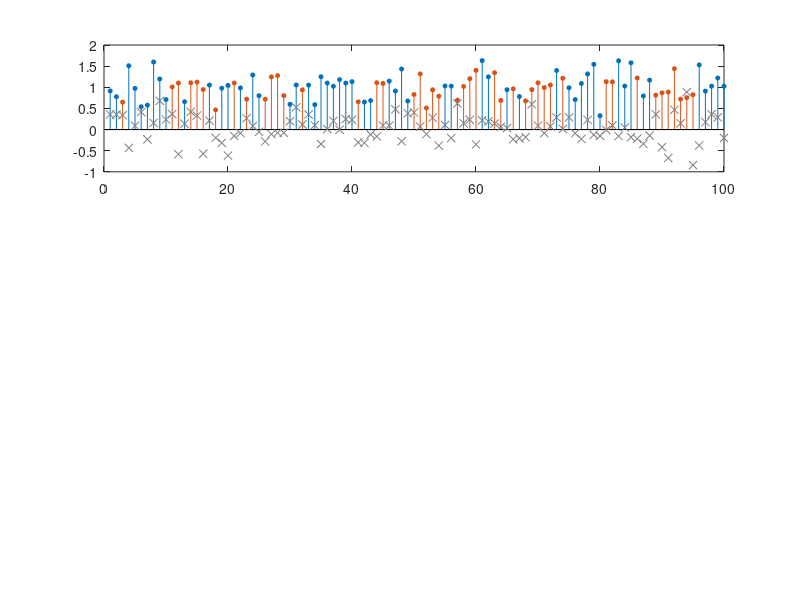

Write the MATLAB code that produced this figure. (Note: this script raises an error after producing the figure.)
%Q1_2  Effect of the noise variance on binary orthogonal signaling (Eb = 1).

N_bits   = 100;
variance = [0.1 0.3 0.5];
bits = rand(1, N_bits) > 0.5;
m0 = double(~bits);                    % sqrt(Eb) on branch 0 when bit = 0
m1 = double(bits);                     % sqrt(Eb) on branch 1 when bit = 1

f1 = figure('Visible', 'off', 'Position', [100 100 900 700]);
f2 = figure('Visible', 'off', 'Position', [100 100 1100 360]);
for k = 1:numel(variance)
    s  = sqrt(variance(k));
    y0 = m0 + s*randn(1, N_bits);
    y1 = m1 + s*randn(1, N_bits);
    errors = sum((y1 > y0) ~= bits);
    pe = qfunc(1/sqrt(2*variance(k)));          % y1 - y0 ~ N(+-1, 2 sigma^2)

    figure(f1); subplot(3, 1, k);
    stem(find(~bits), y0(~bits), 'filled', 'MarkerSize', 3); hold on;
    stem(find(bits),  y1(bits),  'filled', 'MarkerSize', 3);
    plot(find(~bits), y1(~bits), 'x', 'Color', [0.5 0.5 0.5]);
    plot(find(bits),  y0(bits),  'x', 'Color', [0.5 0.5 0.5]);
    yline(0.5, ':k');
    title(sprintf('\\sigma^2 = %.1f: %d / %d bit errors (theory P_e = %.3f)', ...
          variance(k), errors, N_bits, pe));
    ylabel('output'); grid on;
    if k == 1
        legend('y_0 (bit 0 sent)', 'y_1 (bit 1 sent)', 'other branch', 'Location', 'eastoutside');
    end

    figure(f2); subplot(1, 3, k);
    scatter(y0(~bits), y1(~bits), 14, 'filled'); hold on;
    scatter(y0(bits),  y1(bits),  14, 'filled');
    plot([-2 3], [-2 3], 'k--');
    axis equal; xlim([-1.5 2.5]); ylim([-1.5 2.5]); grid on;
    xlabel('y_0'); ylabel('y_1');
    title(sprintf('\\sigma^2 = %.1f', variance(k)));
end
figure(f1); xlabel('bit index');
figure(f2); legend('bit 0', 'bit 1', 'decision line y_1 = y_0', 'Location', 'southeast');
save_figure(f1, 'q1_2_outputs');
save_figure(f2, 'q1_2_signal_space');
